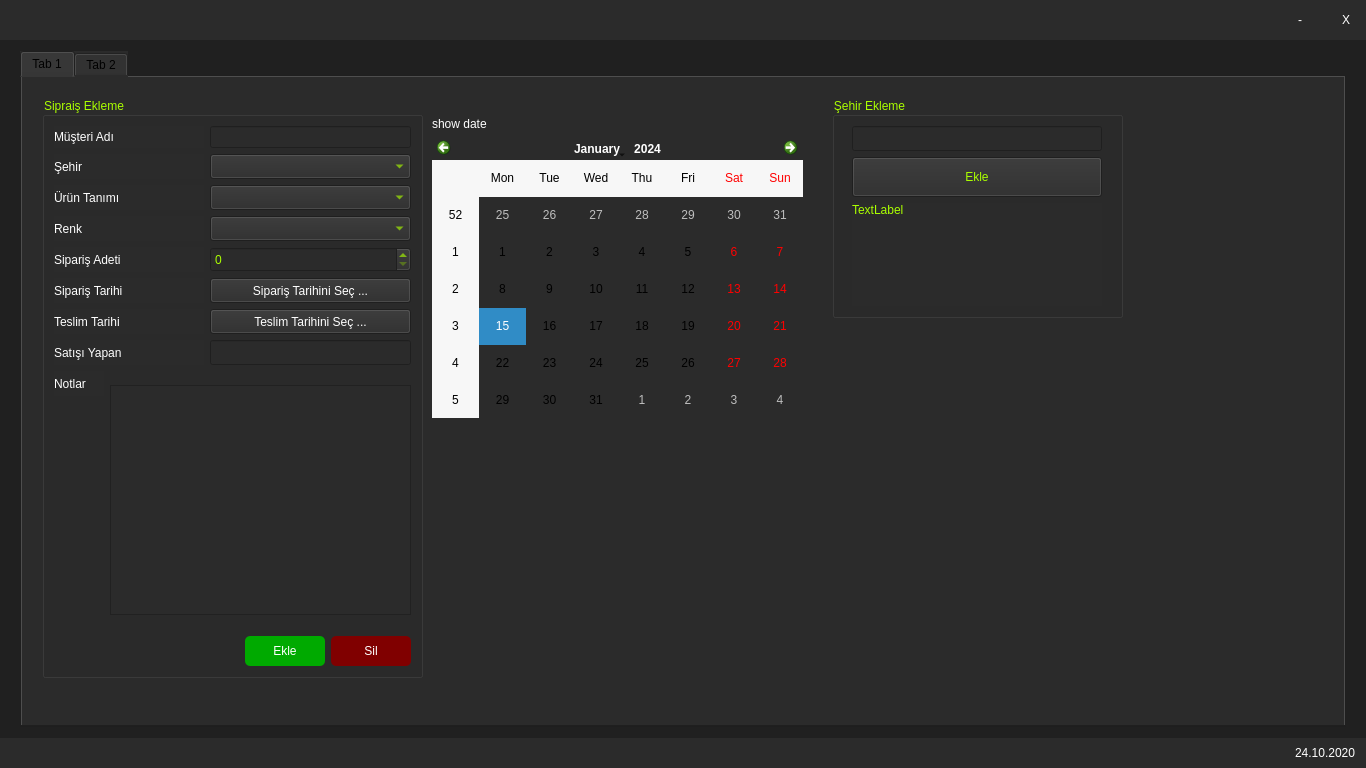
<?xml version="1.0" encoding="UTF-8"?>
<ui version="4.0">
 <class>miniWidget</class>
 <widget class="QWidget" name="miniWidget">
  <property name="geometry">
   <rect>
    <x>0</x>
    <y>0</y>
    <width>1366</width>
    <height>768</height>
   </rect>
  </property>
  <property name="minimumSize">
   <size>
    <width>0</width>
    <height>0</height>
   </size>
  </property>
  <property name="maximumSize">
   <size>
    <width>16777215</width>
    <height>16777215</height>
   </size>
  </property>
  <property name="windowTitle">
   <string>miniWidget</string>
  </property>
  <property name="styleSheet">
   <string notr="true">background-color: rgb(32, 32, 32);
border:(10px, solid, red);
</string>
  </property>
  <layout class="QGridLayout" name="gridLayout_2">
   <property name="leftMargin">
    <number>0</number>
   </property>
   <property name="topMargin">
    <number>0</number>
   </property>
   <property name="rightMargin">
    <number>0</number>
   </property>
   <property name="bottomMargin">
    <number>0</number>
   </property>
   <item row="0" column="0">
    <layout class="QGridLayout" name="gridLayout">
     <item row="0" column="0">
      <widget class="QWidget" name="widget" native="true">
       <property name="minimumSize">
        <size>
         <width>0</width>
         <height>40</height>
        </size>
       </property>
       <property name="maximumSize">
        <size>
         <width>16777215</width>
         <height>40</height>
        </size>
       </property>
       <property name="styleSheet">
        <string notr="true">background-color: rgb(43, 43, 43);</string>
       </property>
       <layout class="QGridLayout" name="gridLayout_6">
        <property name="leftMargin">
         <number>0</number>
        </property>
        <property name="topMargin">
         <number>0</number>
        </property>
        <property name="rightMargin">
         <number>0</number>
        </property>
        <property name="bottomMargin">
         <number>0</number>
        </property>
        <item row="0" column="0">
         <layout class="QGridLayout" name="gridLayout_5">
          <item row="0" column="0">
           <widget class="QWidget" name="widget_3" native="true">
            <property name="sizePolicy">
             <sizepolicy hsizetype="Fixed" vsizetype="Fixed">
              <horstretch>0</horstretch>
              <verstretch>0</verstretch>
             </sizepolicy>
            </property>
            <property name="minimumSize">
             <size>
              <width>150</width>
              <height>40</height>
             </size>
            </property>
            <property name="maximumSize">
             <size>
              <width>150</width>
              <height>40</height>
             </size>
            </property>
            <property name="styleSheet">
             <string notr="true">image: url(:/resources/resources/ministock_logo.png);</string>
            </property>
           </widget>
          </item>
          <item row="0" column="1">
           <spacer name="horizontalSpacer_4">
            <property name="orientation">
             <enum>Qt::Horizontal</enum>
            </property>
            <property name="sizeHint" stdset="0">
             <size>
              <width>40</width>
              <height>20</height>
             </size>
            </property>
           </spacer>
          </item>
          <item row="0" column="2">
           <widget class="QPushButton" name="btn_minimize">
            <property name="sizePolicy">
             <sizepolicy hsizetype="Fixed" vsizetype="Fixed">
              <horstretch>0</horstretch>
              <verstretch>0</verstretch>
             </sizepolicy>
            </property>
            <property name="minimumSize">
             <size>
              <width>40</width>
              <height>40</height>
             </size>
            </property>
            <property name="maximumSize">
             <size>
              <width>40</width>
              <height>40</height>
             </size>
            </property>
            <property name="styleSheet">
             <string notr="true">font: 14pt &quot;MS Shell Dlg 2&quot;;
border:1px solid transparent;
color: rgb(255, 255, 255);</string>
            </property>
            <property name="text">
             <string>-</string>
            </property>
           </widget>
          </item>
          <item row="0" column="3">
           <widget class="QPushButton" name="btn_close">
            <property name="sizePolicy">
             <sizepolicy hsizetype="Fixed" vsizetype="Fixed">
              <horstretch>0</horstretch>
              <verstretch>0</verstretch>
             </sizepolicy>
            </property>
            <property name="minimumSize">
             <size>
              <width>40</width>
              <height>40</height>
             </size>
            </property>
            <property name="maximumSize">
             <size>
              <width>40</width>
              <height>40</height>
             </size>
            </property>
            <property name="styleSheet">
             <string notr="true">font: 14pt &quot;MS Shell Dlg 2&quot;;
border:1px solid transparent;
color: rgb(255, 255, 255);</string>
            </property>
            <property name="text">
             <string>X</string>
            </property>
           </widget>
          </item>
         </layout>
        </item>
       </layout>
      </widget>
     </item>
     <item row="1" column="0">
      <layout class="QHBoxLayout" name="horizontalLayout_6">
       <property name="topMargin">
        <number>5</number>
       </property>
       <property name="bottomMargin">
        <number>5</number>
       </property>
       <item>
        <spacer name="horizontalSpacer_2">
         <property name="orientation">
          <enum>Qt::Horizontal</enum>
         </property>
         <property name="sizeType">
          <enum>QSizePolicy::Fixed</enum>
         </property>
         <property name="sizeHint" stdset="0">
          <size>
           <width>20</width>
           <height>20</height>
          </size>
         </property>
        </spacer>
       </item>
       <item>
        <widget class="QTabWidget" name="tabWidget">
         <property name="sizePolicy">
          <sizepolicy hsizetype="Preferred" vsizetype="Preferred">
           <horstretch>0</horstretch>
           <verstretch>0</verstretch>
          </sizepolicy>
         </property>
         <property name="minimumSize">
          <size>
           <width>0</width>
           <height>0</height>
          </size>
         </property>
         <property name="maximumSize">
          <size>
           <width>16777215</width>
           <height>16777215</height>
          </size>
         </property>
         <property name="styleSheet">
          <string notr="true">font: 12pt &quot;MS Shell Dlg 2&quot;;
background-color: rgb(43, 43, 43);</string>
         </property>
         <property name="currentIndex">
          <number>0</number>
         </property>
         <widget class="QWidget" name="tab_create_order">
          <attribute name="title">
           <string>Tab 1</string>
          </attribute>
          <widget class="QGroupBox" name="groupBox">
           <property name="geometry">
            <rect>
             <x>20</x>
             <y>20</y>
             <width>381</width>
             <height>581</height>
            </rect>
           </property>
           <property name="styleSheet">
            <string notr="true">color:rgb(170, 255, 0)</string>
           </property>
           <property name="title">
            <string>Sipraiş Ekleme</string>
           </property>
           <layout class="QGridLayout" name="gridLayout_3">
            <item row="1" column="0">
             <layout class="QHBoxLayout" name="horizontalLayout_2">
              <item>
               <widget class="QLabel" name="label_2">
                <property name="minimumSize">
                 <size>
                  <width>150</width>
                  <height>20</height>
                 </size>
                </property>
                <property name="maximumSize">
                 <size>
                  <width>150</width>
                  <height>25</height>
                 </size>
                </property>
                <property name="styleSheet">
                 <string notr="true">color: rgb(255, 255, 255);
font: 11pt &quot;MS Shell Dlg 2&quot;;</string>
                </property>
                <property name="text">
                 <string>Şehir</string>
                </property>
               </widget>
              </item>
              <item>
               <widget class="QComboBox" name="cmb_city">
                <property name="minimumSize">
                 <size>
                  <width>0</width>
                  <height>25</height>
                 </size>
                </property>
                <property name="maximumSize">
                 <size>
                  <width>16777215</width>
                  <height>25</height>
                 </size>
                </property>
               </widget>
              </item>
             </layout>
            </item>
            <item row="3" column="0">
             <layout class="QHBoxLayout" name="horizontalLayout_4">
              <item>
               <widget class="QLabel" name="label_4">
                <property name="minimumSize">
                 <size>
                  <width>150</width>
                  <height>25</height>
                 </size>
                </property>
                <property name="maximumSize">
                 <size>
                  <width>150</width>
                  <height>25</height>
                 </size>
                </property>
                <property name="styleSheet">
                 <string notr="true">color: rgb(255, 255, 255);
font: 11pt &quot;MS Shell Dlg 2&quot;;</string>
                </property>
                <property name="text">
                 <string>Renk</string>
                </property>
               </widget>
              </item>
              <item>
               <widget class="QComboBox" name="cmb_color">
                <property name="minimumSize">
                 <size>
                  <width>200</width>
                  <height>25</height>
                 </size>
                </property>
                <property name="maximumSize">
                 <size>
                  <width>16777215</width>
                  <height>25</height>
                 </size>
                </property>
                <property name="styleSheet">
                 <string notr="true"/>
                </property>
               </widget>
              </item>
             </layout>
            </item>
            <item row="2" column="0">
             <layout class="QHBoxLayout" name="horizontalLayout_3">
              <item>
               <widget class="QLabel" name="label_3">
                <property name="minimumSize">
                 <size>
                  <width>150</width>
                  <height>25</height>
                 </size>
                </property>
                <property name="maximumSize">
                 <size>
                  <width>150</width>
                  <height>25</height>
                 </size>
                </property>
                <property name="styleSheet">
                 <string notr="true">color: rgb(255, 255, 255);
font: 11pt &quot;MS Shell Dlg 2&quot;;</string>
                </property>
                <property name="text">
                 <string>Ürün Tanımı</string>
                </property>
               </widget>
              </item>
              <item>
               <widget class="QComboBox" name="cmb_definiton_of_product">
                <property name="minimumSize">
                 <size>
                  <width>200</width>
                  <height>25</height>
                 </size>
                </property>
                <property name="maximumSize">
                 <size>
                  <width>16777215</width>
                  <height>25</height>
                 </size>
                </property>
                <property name="styleSheet">
                 <string notr="true"/>
                </property>
               </widget>
              </item>
             </layout>
            </item>
            <item row="8" column="0">
             <layout class="QHBoxLayout" name="horizontalLayout_11">
              <item>
               <layout class="QVBoxLayout" name="verticalLayout">
                <item>
                 <widget class="QLabel" name="label_10">
                  <property name="minimumSize">
                   <size>
                    <width>50</width>
                    <height>25</height>
                   </size>
                  </property>
                  <property name="maximumSize">
                   <size>
                    <width>50</width>
                    <height>25</height>
                   </size>
                  </property>
                  <property name="styleSheet">
                   <string notr="true">color: rgb(255, 255, 255);
font: 11pt &quot;MS Shell Dlg 2&quot;;</string>
                  </property>
                  <property name="text">
                   <string>Notlar</string>
                  </property>
                 </widget>
                </item>
                <item>
                 <spacer name="verticalSpacer">
                  <property name="orientation">
                   <enum>Qt::Vertical</enum>
                  </property>
                  <property name="sizeHint" stdset="0">
                   <size>
                    <width>20</width>
                    <height>40</height>
                   </size>
                  </property>
                 </spacer>
                </item>
               </layout>
              </item>
              <item>
               <widget class="QPlainTextEdit" name="plain_notes">
                <property name="minimumSize">
                 <size>
                  <width>0</width>
                  <height>230</height>
                 </size>
                </property>
                <property name="maximumSize">
                 <size>
                  <width>16777215</width>
                  <height>230</height>
                 </size>
                </property>
               </widget>
              </item>
             </layout>
            </item>
            <item row="6" column="0">
             <layout class="QHBoxLayout" name="horizontalLayout_10">
              <item>
               <widget class="QLabel" name="label_9">
                <property name="minimumSize">
                 <size>
                  <width>150</width>
                  <height>25</height>
                 </size>
                </property>
                <property name="maximumSize">
                 <size>
                  <width>150</width>
                  <height>25</height>
                 </size>
                </property>
                <property name="styleSheet">
                 <string notr="true">color: rgb(255, 255, 255);
font: 11pt &quot;MS Shell Dlg 2&quot;;</string>
                </property>
                <property name="text">
                 <string>Teslim Tarihi</string>
                </property>
               </widget>
              </item>
              <item>
               <widget class="QPushButton" name="btn_pick_deadline">
                <property name="minimumSize">
                 <size>
                  <width>200</width>
                  <height>25</height>
                 </size>
                </property>
                <property name="maximumSize">
                 <size>
                  <width>16777215</width>
                  <height>25</height>
                 </size>
                </property>
                <property name="styleSheet">
                 <string notr="true">color: rgb(255, 255, 255);</string>
                </property>
                <property name="text">
                 <string>Teslim Tarihini Seç ...</string>
                </property>
               </widget>
              </item>
             </layout>
            </item>
            <item row="0" column="0">
             <layout class="QHBoxLayout" name="horizontalLayout">
              <item>
               <widget class="QLabel" name="label">
                <property name="minimumSize">
                 <size>
                  <width>150</width>
                  <height>22</height>
                 </size>
                </property>
                <property name="maximumSize">
                 <size>
                  <width>150</width>
                  <height>22</height>
                 </size>
                </property>
                <property name="styleSheet">
                 <string notr="true">color: rgb(255, 255, 255);
font: 11pt &quot;MS Shell Dlg 2&quot;;</string>
                </property>
                <property name="text">
                 <string>Müşteri Adı</string>
                </property>
               </widget>
              </item>
              <item>
               <widget class="QLineEdit" name="line_customer_name">
                <property name="sizePolicy">
                 <sizepolicy hsizetype="Preferred" vsizetype="Fixed">
                  <horstretch>0</horstretch>
                  <verstretch>0</verstretch>
                 </sizepolicy>
                </property>
                <property name="minimumSize">
                 <size>
                  <width>200</width>
                  <height>22</height>
                 </size>
                </property>
                <property name="maximumSize">
                 <size>
                  <width>16777215</width>
                  <height>22</height>
                 </size>
                </property>
               </widget>
              </item>
             </layout>
            </item>
            <item row="4" column="0">
             <layout class="QHBoxLayout" name="horizontalLayout_5">
              <item>
               <widget class="QLabel" name="label_5">
                <property name="minimumSize">
                 <size>
                  <width>150</width>
                  <height>25</height>
                 </size>
                </property>
                <property name="maximumSize">
                 <size>
                  <width>150</width>
                  <height>25</height>
                 </size>
                </property>
                <property name="styleSheet">
                 <string notr="true">color: rgb(255, 255, 255);
font: 11pt &quot;MS Shell Dlg 2&quot;;</string>
                </property>
                <property name="text">
                 <string>Sipariş Adeti</string>
                </property>
               </widget>
              </item>
              <item>
               <widget class="QSpinBox" name="spb_count_of_order">
                <property name="minimumSize">
                 <size>
                  <width>0</width>
                  <height>25</height>
                 </size>
                </property>
                <property name="maximumSize">
                 <size>
                  <width>16777215</width>
                  <height>25</height>
                 </size>
                </property>
               </widget>
              </item>
             </layout>
            </item>
            <item row="7" column="0">
             <layout class="QHBoxLayout" name="horizontalLayout_8">
              <item>
               <widget class="QLabel" name="label_7">
                <property name="minimumSize">
                 <size>
                  <width>150</width>
                  <height>25</height>
                 </size>
                </property>
                <property name="maximumSize">
                 <size>
                  <width>150</width>
                  <height>25</height>
                 </size>
                </property>
                <property name="styleSheet">
                 <string notr="true">color: rgb(255, 255, 255);
font: 11pt &quot;MS Shell Dlg 2&quot;;</string>
                </property>
                <property name="text">
                 <string>Satışı Yapan</string>
                </property>
               </widget>
              </item>
              <item>
               <widget class="QLineEdit" name="line_salesman">
                <property name="sizePolicy">
                 <sizepolicy hsizetype="Preferred" vsizetype="Fixed">
                  <horstretch>0</horstretch>
                  <verstretch>0</verstretch>
                 </sizepolicy>
                </property>
                <property name="minimumSize">
                 <size>
                  <width>200</width>
                  <height>25</height>
                 </size>
                </property>
                <property name="maximumSize">
                 <size>
                  <width>16777215</width>
                  <height>25</height>
                 </size>
                </property>
               </widget>
              </item>
             </layout>
            </item>
            <item row="9" column="0">
             <layout class="QHBoxLayout" name="horizontalLayout_7">
              <item>
               <spacer name="horizontalSpacer">
                <property name="orientation">
                 <enum>Qt::Horizontal</enum>
                </property>
                <property name="sizeHint" stdset="0">
                 <size>
                  <width>40</width>
                  <height>20</height>
                 </size>
                </property>
               </spacer>
              </item>
              <item>
               <widget class="QPushButton" name="btn_add">
                <property name="minimumSize">
                 <size>
                  <width>80</width>
                  <height>30</height>
                 </size>
                </property>
                <property name="maximumSize">
                 <size>
                  <width>80</width>
                  <height>30</height>
                 </size>
                </property>
                <property name="styleSheet">
                 <string notr="true">background-color: rgb(0, 170, 0);
border-radius:5px;
color: rgb(255, 255, 255);</string>
                </property>
                <property name="text">
                 <string>Ekle</string>
                </property>
               </widget>
              </item>
              <item>
               <widget class="QPushButton" name="btn_delete">
                <property name="minimumSize">
                 <size>
                  <width>80</width>
                  <height>30</height>
                 </size>
                </property>
                <property name="maximumSize">
                 <size>
                  <width>80</width>
                  <height>30</height>
                 </size>
                </property>
                <property name="styleSheet">
                 <string notr="true">background-color: rgb(128, 0, 0);
border-radius:5px;
color: rgb(255, 255, 255);</string>
                </property>
                <property name="text">
                 <string>Sil</string>
                </property>
               </widget>
              </item>
             </layout>
            </item>
            <item row="5" column="0">
             <layout class="QHBoxLayout" name="horizontalLayout_9">
              <item>
               <widget class="QLabel" name="label_8">
                <property name="minimumSize">
                 <size>
                  <width>150</width>
                  <height>25</height>
                 </size>
                </property>
                <property name="maximumSize">
                 <size>
                  <width>150</width>
                  <height>25</height>
                 </size>
                </property>
                <property name="styleSheet">
                 <string notr="true">color: rgb(255, 255, 255);
font: 11pt &quot;MS Shell Dlg 2&quot;;</string>
                </property>
                <property name="text">
                 <string>Sipariş Tarihi</string>
                </property>
               </widget>
              </item>
              <item>
               <widget class="QPushButton" name="btn_pick_order_date">
                <property name="minimumSize">
                 <size>
                  <width>200</width>
                  <height>25</height>
                 </size>
                </property>
                <property name="maximumSize">
                 <size>
                  <width>16777215</width>
                  <height>25</height>
                 </size>
                </property>
                <property name="styleSheet">
                 <string notr="true">color: rgb(255, 255, 255);</string>
                </property>
                <property name="text">
                 <string>Sipariş Tarihini Seç ...</string>
                </property>
               </widget>
              </item>
             </layout>
            </item>
           </layout>
          </widget>
          <widget class="QWidget" name="layoutWidget">
           <property name="geometry">
            <rect>
             <x>410</x>
             <y>40</y>
             <width>371</width>
             <height>301</height>
            </rect>
           </property>
           <layout class="QVBoxLayout" name="date_layout">
            <item>
             <widget class="QLabel" name="label_selected_date">
              <property name="styleSheet">
               <string notr="true">color: rgb(255, 255, 255);</string>
              </property>
              <property name="text">
               <string>show date</string>
              </property>
             </widget>
            </item>
            <item>
             <widget class="QCalendarWidget" name="wgt_date_of_order_and_deadline"/>
            </item>
           </layout>
          </widget>
          <widget class="QGroupBox" name="groupBox_2">
           <property name="geometry">
            <rect>
             <x>810</x>
             <y>20</y>
             <width>291</width>
             <height>221</height>
            </rect>
           </property>
           <property name="styleSheet">
            <string notr="true">color:rgb(170, 255, 0)</string>
           </property>
           <property name="title">
            <string>Şehir Ekleme</string>
           </property>
           <layout class="QGridLayout" name="gridLayout_4">
            <item row="0" column="0">
             <widget class="QLineEdit" name="line_new_city_name">
              <property name="sizePolicy">
               <sizepolicy hsizetype="Preferred" vsizetype="Fixed">
                <horstretch>0</horstretch>
                <verstretch>0</verstretch>
               </sizepolicy>
              </property>
              <property name="minimumSize">
               <size>
                <width>250</width>
                <height>25</height>
               </size>
              </property>
              <property name="maximumSize">
               <size>
                <width>200</width>
                <height>25</height>
               </size>
              </property>
             </widget>
            </item>
            <item row="1" column="0">
             <widget class="QPushButton" name="btn_add_cityname_to_db">
              <property name="sizePolicy">
               <sizepolicy hsizetype="Preferred" vsizetype="Fixed">
                <horstretch>0</horstretch>
                <verstretch>0</verstretch>
               </sizepolicy>
              </property>
              <property name="minimumSize">
               <size>
                <width>250</width>
                <height>40</height>
               </size>
              </property>
              <property name="maximumSize">
               <size>
                <width>250</width>
                <height>16777215</height>
               </size>
              </property>
              <property name="text">
               <string>Ekle</string>
              </property>
             </widget>
            </item>
            <item row="2" column="0">
             <widget class="QLabel" name="lbl_result_add_city">
              <property name="minimumSize">
               <size>
                <width>250</width>
                <height>0</height>
               </size>
              </property>
              <property name="maximumSize">
               <size>
                <width>250</width>
                <height>16777215</height>
               </size>
              </property>
              <property name="text">
               <string>TextLabel</string>
              </property>
              <property name="alignment">
               <set>Qt::AlignLeading|Qt::AlignLeft|Qt::AlignTop</set>
              </property>
             </widget>
            </item>
           </layout>
          </widget>
         </widget>
         <widget class="QWidget" name="tab_list_all">
          <attribute name="title">
           <string>Tab 2</string>
          </attribute>
         </widget>
        </widget>
       </item>
       <item>
        <spacer name="horizontalSpacer_3">
         <property name="orientation">
          <enum>Qt::Horizontal</enum>
         </property>
         <property name="sizeType">
          <enum>QSizePolicy::Fixed</enum>
         </property>
         <property name="sizeHint" stdset="0">
          <size>
           <width>20</width>
           <height>20</height>
          </size>
         </property>
        </spacer>
       </item>
      </layout>
     </item>
     <item row="2" column="0">
      <widget class="QWidget" name="widget_2" native="true">
       <property name="minimumSize">
        <size>
         <width>0</width>
         <height>30</height>
        </size>
       </property>
       <property name="maximumSize">
        <size>
         <width>16777215</width>
         <height>30</height>
        </size>
       </property>
       <property name="styleSheet">
        <string notr="true">background-color: rgb(43, 43, 43);</string>
       </property>
       <layout class="QGridLayout" name="gridLayout_7">
        <property name="leftMargin">
         <number>0</number>
        </property>
        <property name="topMargin">
         <number>0</number>
        </property>
        <property name="rightMargin">
         <number>10</number>
        </property>
        <property name="bottomMargin">
         <number>0</number>
        </property>
        <item row="0" column="0">
         <spacer name="horizontalSpacer_5">
          <property name="orientation">
           <enum>Qt::Horizontal</enum>
          </property>
          <property name="sizeHint" stdset="0">
           <size>
            <width>1245</width>
            <height>20</height>
           </size>
          </property>
         </spacer>
        </item>
        <item row="0" column="1">
         <widget class="QLabel" name="label_6">
          <property name="styleSheet">
           <string notr="true">color: rgb(255, 255, 255);
font: 15pt &quot;MS Shell Dlg 2&quot;;</string>
          </property>
          <property name="text">
           <string>24.10.2020</string>
          </property>
         </widget>
        </item>
       </layout>
      </widget>
     </item>
    </layout>
   </item>
  </layout>
 </widget>
 <resources/>
 <connections/>
</ui>
